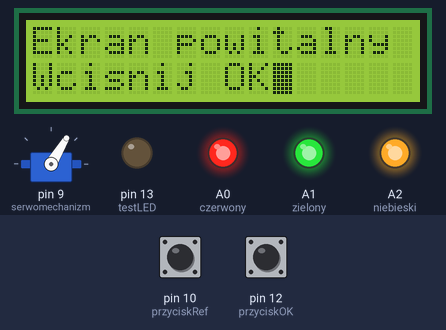
Bench run of a program on a simulated Arduino Uno, built with avr-gcc and run on an emulated ATmega328P. On the bench: servo, 16×2 character LCD, output pins drawn as LEDs (lit = HIGH). Inputs (shaded band) come from the test bench; at power-on: pin 12 (przyciskOK) HIGH, pin 10 (przyciskRef) HIGH.

Above: at 0.8 s.
0.9 s: pin 12 (przyciskOK) pulled LOW for 3.2 s
At 1.6 s:
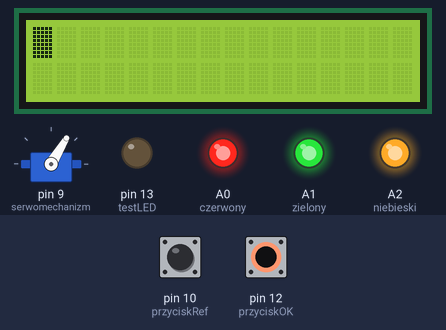
5.6 s: pin 10 (przyciskRef) pulled LOW for 0.15 s
At 6.8 s:
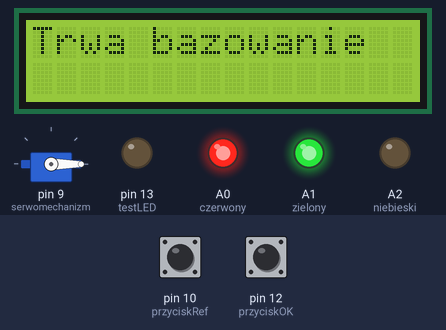
8.7 s: pin 10 (przyciskRef) pulled LOW for 1 s
At 11.4 s:
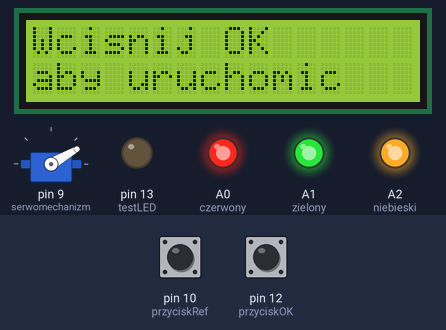
Timing chart, 0 to 12.9 s (numbered marks = the images above; inputs shaded):
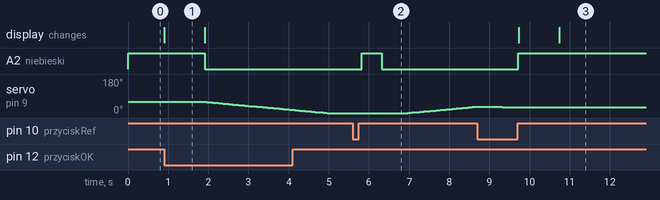

Measured:
- after the input at 0.9 s, A2 (niebieski): HIGH → LOW after 1.0 s; servo on pin 9 (serwomechanizm): moves from 59° to 0° over 3.0 s, starting after 1.1 s; the display: changes at once (image 1)
- after the input at 5.6 s, A2 (niebieski): LOW → HIGH after 0.22 s, → LOW 0.50 s later; servo on pin 9 (serwomechanizm): moves from 0° to 34° over 1.7 s, starting after 1.4 s
- after the input at 8.7 s, A2 (niebieski): LOW → HIGH after 1.0 s; the display: first changes after 1.0 s (image 3 shows a later state)
- what the display in image 1 shows lasts 1.0 s, from 0.9 s to 1.9 s

The program:

main.cpp
```cpp
#include <Arduino.h>
#include <Wire.h>  //biblioteka Wires, potrzebna do prawidłowego kompilowania programu (?)
#include <Servo.h> //biblioteka do obłsugi serwomechanizmów
#include <LiquidCrystal.h> //biblioteka do obsługi wyświetlaczy LCD
#define przyciskUp 8  //
#define przyciskDown 11  // Przyciski sterujące
#define przyciskOK 12  //
#define czerwony A0  //
#define zielony A1  // deklaracja podpięcia diody RGB pod piny analogowe
#define niebieski A2 //
#define testLED 13
#define przyciskRef 10
LiquidCrystal lcd(2, 3, 4, 5, 6, 7); //informacja o podłączeniu wyświetlacza, pod jakie piny
Servo serwomechanizm;
int pozycja = 1150;
int zmianaPoz = 10;
const int pozMin = 400;
const int pozMax = 2000;
int pozRefMin = 0;
int pozRefMax = 0;
int stanLed = HIGH;
const int min = 0;
const int max = 1;
unsigned long aktualnyCzas = 0;
unsigned long zapisanyCzas = 0;
const int kolorCzerwony = 1;
const int kolorZielony = 2;
const int kolorNiebieski = 3;
int stanLED = HIGH;
int wybor = 0;
bool baza = false;
// int color = 0;

void powitanie()
{
  lcd.setCursor(0, 0); //Ustawienie kursora
  lcd.print("Ekran powitalny"); //Wyświetlenie tekstu powitalnego
  lcd.setCursor(0, 1);
  lcd.print("Wcisnij OK");
  lcd.blink();
   while (digitalRead(przyciskOK) == HIGH){
   }
  lcd.clear();
  delay(1000);
  lcd.noBlink();
}

void setup()
{
  digitalWrite(czerwony, HIGH);
  digitalWrite(zielony, HIGH);
  digitalWrite(niebieski,HIGH);
  digitalWrite(testLED, LOW);
  serwomechanizm.attach(9);  //deklaracja podłączenia serwomechanizmu do pinu
  serwomechanizm.writeMicroseconds(pozycja);
  pinMode(przyciskUp,INPUT_PULLUP);
  pinMode(przyciskDown, INPUT_PULLUP); // deklaracja pinów i ustawienie jako przyciski
  pinMode(przyciskOK, INPUT_PULLUP);
  pinMode(czerwony, OUTPUT);
  pinMode(zielony,OUTPUT);   // ustawienie pinów jako Output
  pinMode(niebieski,OUTPUT);
  pinMode(przyciskRef, INPUT_PULLUP);
  pinMode(testLED, OUTPUT);
  lcd.begin(16, 2); //Deklaracja typu wyświetlacza
  powitanie();
  }

int bazowanie (int dir)
{
  lcd.clear();
  lcd.setCursor(0, 0);
  lcd.print("Trwa bazowanie");
  lcd.setCursor(0, 1);
  //lcd.blink();
  digitalWrite(niebieski, LOW);

  switch (dir)
  {
    case 0:
      while (digitalRead(przyciskRef) == HIGH)
      {
      serwomechanizm.writeMicroseconds(pozycja);
      pozycja = pozycja - zmianaPoz;
      delay(50);
        if (pozycja <= pozMin)
        {
        lcd.clear();
        lcd.setCursor(0, 0);
        lcd.print("Blad bazowania");
        }
      }
      while (digitalRead(przyciskRef) == LOW)
      {
      pozycja = pozycja + zmianaPoz;
      serwomechanizm.writeMicroseconds(pozycja);
      delay(200);
      }
    break;

    case 1:
      while (digitalRead(przyciskRef) == HIGH)
      {
      serwomechanizm.writeMicroseconds(pozycja);
      pozycja = pozycja + zmianaPoz;
      delay(50);
        if (pozycja >= pozMax)
        {
        lcd.clear();
        lcd.setCursor(0, 0);
        lcd.print("Blad bazowania");
        }
      }
      while (digitalRead(przyciskRef) == LOW)
      {
      pozycja = pozycja - zmianaPoz;
      serwomechanizm.writeMicroseconds(pozycja);
      delay(200);
      }
    break;

    default:
    break;
  }
  digitalWrite(niebieski, HIGH);
  return pozycja;
}

// void LEDblink(int color)
// {
//   switch (color)
//   {
//   case kolorCzerwony:
//     stanLed = !stanLed;
//     digitalWrite(czerwony, stanLed);
//     break;
//   case kolorZielony:
//     stanLed = !stanLed;
//     digitalWrite(zielony, stanLed);
//     break;
//   case kolorNiebieski:
//     stanLed = !stanLed;
//     digitalWrite(niebieski, stanLed);
//     break;
//   default:
//     break;
//   }
// }

// void LEDtest()
// {
//   aktualnyCzas = millis();
//   if (aktualnyCzas - zapisanyCzas >= 1000UL)
//   {
//     zapisanyCzas = aktualnyCzas;
//     stanLed = !stanLed;
//     digitalWrite(zielony, stanLed);
//     //LEDblink(kolorNiebieski);
//     //stanLED = !stanLED;
//     //digitalWrite(czerwony, stanLED);
//   }

//   // digitalWrite(czerwony, LOW);  //
//   // delay(1000);                  //
//   // digitalWrite(czerwony, HIGH); //
//   // digitalWrite(zielony, LOW);   //
//   // delay(1000);                  //  Test diodek RGB
//   // digitalWrite(zielony, HIGH);  //
//   // digitalWrite(niebieski, LOW); //
//   // delay(1000);                  //
//   // digitalWrite(niebieski,HIGH); //
// }

void loop()
{
  if (baza == false)
  {
    lcd.setCursor(0, 0); //Ustawienie kursora
    lcd.print("Wcisnij OK"); //Wyświetlenie tekstu z zapytaniem o bazowanie, 10 znaków
    lcd.setCursor(0, 1); //Ustawienie kursora
    lcd.print("aby bazowac");
    while (digitalRead(przyciskOK) == HIGH)
    {
      /* code */
    }
    if (digitalRead(przyciskOK) == LOW)
    {
      pozRefMin = bazowanie(min);
      delay(500);
      pozRefMax = bazowanie(max);
      lcd.clear();
      lcd.print("Baza 1:");
      lcd.setCursor(0, 1);
      lcd.print(pozRefMin);
      lcd.setCursor(4, 1);
      lcd.print(pozRefMax);
      delay(1000);
      baza = true;
    }
  }
  //lcd.clear();
  //exit(0);
  lcd.clear();
  lcd.setCursor(0, 0);
  lcd.print("Wcisnij OK");
  lcd.setCursor(0, 1);
  lcd.print("aby uruchomic");
  while (digitalRead(przyciskOK) == HIGH)
  {
      /* code */
  }

  if (digitalRead(przyciskOK) == LOW)
  {
    exit(0);
  }
}
```
